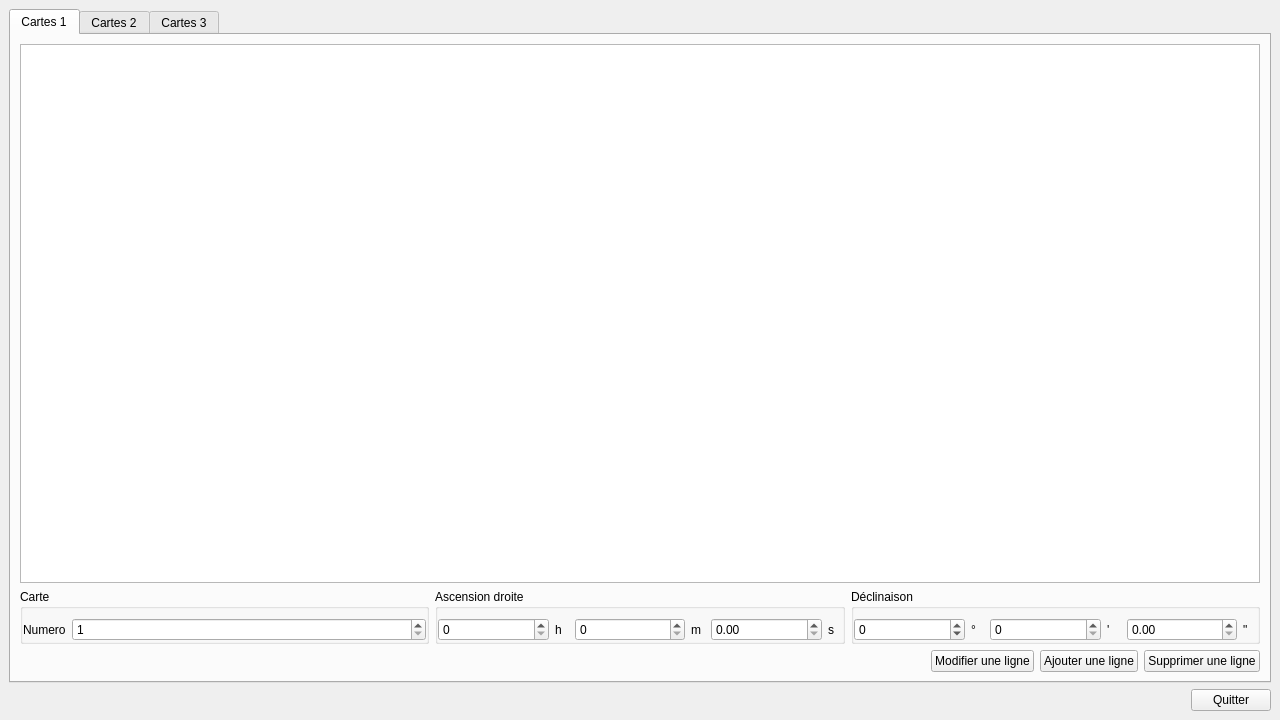
<?xml version="1.0" encoding="UTF-8"?>
<ui version="4.0">
 <class>mapsTable</class>
 <widget class="QWidget" name="mapsTable">
  <property name="geometry">
   <rect>
    <x>0</x>
    <y>0</y>
    <width>1280</width>
    <height>720</height>
   </rect>
  </property>
  <property name="windowTitle">
   <string>Editer les cartes</string>
  </property>
  <property name="windowIcon">
   <iconset resource="../ressources.qrc">
    <normaloff>:/Ressources/icons/icons8-edition-de-la-carte-96.png</normaloff>:/Ressources/icons/icons8-edition-de-la-carte-96.png</iconset>
  </property>
  <layout class="QVBoxLayout" name="verticalLayout_4">
   <property name="leftMargin">
    <number>9</number>
   </property>
   <property name="topMargin">
    <number>9</number>
   </property>
   <property name="rightMargin">
    <number>9</number>
   </property>
   <property name="bottomMargin">
    <number>9</number>
   </property>
   <item>
    <widget class="QTabWidget" name="tabWidget">
     <property name="currentIndex">
      <number>0</number>
     </property>
     <widget class="QWidget" name="tab1">
      <attribute name="title">
       <string>Cartes 1</string>
      </attribute>
      <layout class="QVBoxLayout" name="verticalLayout">
       <item>
        <widget class="QTableView" name="tableView">
         <property name="selectionMode">
          <enum>QAbstractItemView::SingleSelection</enum>
         </property>
         <property name="selectionBehavior">
          <enum>QAbstractItemView::SelectRows</enum>
         </property>
        </widget>
       </item>
       <item>
        <layout class="QHBoxLayout" name="horizontalLayout">
         <property name="leftMargin">
          <number>0</number>
         </property>
         <property name="rightMargin">
          <number>0</number>
         </property>
         <item>
          <widget class="QGroupBox" name="nameGroupBox">
           <property name="title">
            <string>Carte</string>
           </property>
           <layout class="QHBoxLayout" name="horizontalLayout_2" stretch="0,1">
            <property name="leftMargin">
             <number>0</number>
            </property>
            <property name="topMargin">
             <number>9</number>
            </property>
            <property name="rightMargin">
             <number>0</number>
            </property>
            <property name="bottomMargin">
             <number>0</number>
            </property>
            <item>
             <widget class="QLabel" name="nameLabel">
              <property name="text">
               <string>Numero</string>
              </property>
             </widget>
            </item>
            <item>
             <widget class="QSpinBox" name="nameSpinBox">
              <property name="minimum">
               <number>1</number>
              </property>
              <property name="maximum">
               <number>999</number>
              </property>
             </widget>
            </item>
           </layout>
          </widget>
         </item>
         <item>
          <widget class="QGroupBox" name="raGroupBox">
           <property name="title">
            <string>Ascension droite</string>
           </property>
           <layout class="QHBoxLayout" name="horizontalLayout_3" stretch="8,1,8,1,8,1">
            <property name="leftMargin">
             <number>0</number>
            </property>
            <property name="topMargin">
             <number>9</number>
            </property>
            <property name="rightMargin">
             <number>0</number>
            </property>
            <property name="bottomMargin">
             <number>0</number>
            </property>
            <item>
             <widget class="QSpinBox" name="raDegreeSpinBox">
              <property name="minimum">
               <number>0</number>
              </property>
              <property name="maximum">
               <number>23</number>
              </property>
             </widget>
            </item>
            <item>
             <widget class="QLabel" name="raHourLabel">
              <property name="text">
               <string>h</string>
              </property>
             </widget>
            </item>
            <item>
             <widget class="QSpinBox" name="raMinuteSpinBox">
              <property name="maximum">
               <number>59</number>
              </property>
             </widget>
            </item>
            <item>
             <widget class="QLabel" name="raMinuteLabel">
              <property name="text">
               <string>m</string>
              </property>
             </widget>
            </item>
            <item>
             <widget class="QDoubleSpinBox" name="raSecondDoubleSpinBox">
              <property name="locale">
               <locale language="English" country="UnitedStates"/>
              </property>
             </widget>
            </item>
            <item>
             <widget class="QLabel" name="raSecondLabel">
              <property name="text">
               <string>s</string>
              </property>
             </widget>
            </item>
           </layout>
          </widget>
         </item>
         <item>
          <widget class="QGroupBox" name="decGroupBox">
           <property name="title">
            <string>Déclinaison</string>
           </property>
           <layout class="QHBoxLayout" name="horizontalLayout_4" stretch="8,1,8,1,8,1">
            <property name="leftMargin">
             <number>0</number>
            </property>
            <property name="topMargin">
             <number>9</number>
            </property>
            <property name="rightMargin">
             <number>0</number>
            </property>
            <property name="bottomMargin">
             <number>0</number>
            </property>
            <item>
             <widget class="QSpinBox" name="decDegreeSpinBox">
              <property name="minimum">
               <number>-90</number>
              </property>
              <property name="maximum">
               <number>90</number>
              </property>
             </widget>
            </item>
            <item>
             <widget class="QLabel" name="decDegreeLabel">
              <property name="text">
               <string>°</string>
              </property>
             </widget>
            </item>
            <item>
             <widget class="QSpinBox" name="decMinuteSpinBox">
              <property name="maximum">
               <number>59</number>
              </property>
             </widget>
            </item>
            <item>
             <widget class="QLabel" name="decMinuteLabel">
              <property name="text">
               <string>'</string>
              </property>
             </widget>
            </item>
            <item>
             <widget class="QDoubleSpinBox" name="decSecondDoubleSpinBox">
              <property name="locale">
               <locale language="English" country="UnitedStates"/>
              </property>
              <property name="maximum">
               <double>59.990000000000002</double>
              </property>
             </widget>
            </item>
            <item>
             <widget class="QLabel" name="decSecondLabel">
              <property name="text">
               <string>&quot;</string>
              </property>
             </widget>
            </item>
           </layout>
          </widget>
         </item>
        </layout>
       </item>
       <item>
        <layout class="QHBoxLayout" name="horizontalLayout_14">
         <item>
          <spacer name="horizontalSpacer">
           <property name="orientation">
            <enum>Qt::Horizontal</enum>
           </property>
           <property name="sizeHint" stdset="0">
            <size>
             <width>40</width>
             <height>20</height>
            </size>
           </property>
          </spacer>
         </item>
         <item>
          <widget class="QPushButton" name="modifyPushButton">
           <property name="text">
            <string>Modifier une ligne</string>
           </property>
           <property name="icon">
            <iconset resource="../ressources.qrc">
             <normaloff>:/Ressources/icons/icons8-edit-row-96.png</normaloff>:/Ressources/icons/icons8-edit-row-96.png</iconset>
           </property>
          </widget>
         </item>
         <item>
          <widget class="QPushButton" name="addPushButton_1">
           <property name="text">
            <string>Ajouter une ligne</string>
           </property>
           <property name="icon">
            <iconset resource="../ressources.qrc">
             <normaloff>:/Ressources/icons/icons8-add-row-96.png</normaloff>:/Ressources/icons/icons8-add-row-96.png</iconset>
           </property>
          </widget>
         </item>
         <item>
          <widget class="QPushButton" name="removePushButton_1">
           <property name="text">
            <string>Supprimer une ligne</string>
           </property>
           <property name="icon">
            <iconset resource="../ressources.qrc">
             <normaloff>:/Ressources/icons/icons8-delete-row-96.png</normaloff>:/Ressources/icons/icons8-delete-row-96.png</iconset>
           </property>
          </widget>
         </item>
        </layout>
       </item>
      </layout>
     </widget>
     <widget class="QWidget" name="tab2">
      <attribute name="title">
       <string>Cartes 2</string>
      </attribute>
      <layout class="QVBoxLayout" name="verticalLayout_3">
       <item>
        <widget class="QTableView" name="tableView_2">
         <property name="selectionMode">
          <enum>QAbstractItemView::SingleSelection</enum>
         </property>
         <property name="selectionBehavior">
          <enum>QAbstractItemView::SelectRows</enum>
         </property>
        </widget>
       </item>
       <item>
        <layout class="QHBoxLayout" name="horizontalLayout_5">
         <item>
          <widget class="QGroupBox" name="nameGroupBox_2">
           <property name="title">
            <string>Carte</string>
           </property>
           <layout class="QHBoxLayout" name="horizontalLayout_6" stretch="0,1">
            <property name="leftMargin">
             <number>0</number>
            </property>
            <property name="topMargin">
             <number>9</number>
            </property>
            <property name="rightMargin">
             <number>0</number>
            </property>
            <property name="bottomMargin">
             <number>0</number>
            </property>
            <item>
             <widget class="QLabel" name="nameLabel_2">
              <property name="text">
               <string>Numero</string>
              </property>
             </widget>
            </item>
            <item>
             <widget class="QSpinBox" name="nameSpinBox_2">
              <property name="minimum">
               <number>1</number>
              </property>
              <property name="maximum">
               <number>999</number>
              </property>
             </widget>
            </item>
           </layout>
          </widget>
         </item>
         <item>
          <widget class="QGroupBox" name="raGroupBox_2">
           <property name="title">
            <string>Ascension droite</string>
           </property>
           <layout class="QHBoxLayout" name="horizontalLayout_7" stretch="8,1,8,1,8,1">
            <property name="leftMargin">
             <number>0</number>
            </property>
            <property name="topMargin">
             <number>9</number>
            </property>
            <property name="rightMargin">
             <number>0</number>
            </property>
            <property name="bottomMargin">
             <number>0</number>
            </property>
            <item>
             <widget class="QSpinBox" name="raDegreeSpinBox_2">
              <property name="maximum">
               <number>23</number>
              </property>
             </widget>
            </item>
            <item>
             <widget class="QLabel" name="raHourLabel_2">
              <property name="text">
               <string>h</string>
              </property>
             </widget>
            </item>
            <item>
             <widget class="QSpinBox" name="raMinuteSpinBox_2">
              <property name="maximum">
               <number>59</number>
              </property>
             </widget>
            </item>
            <item>
             <widget class="QLabel" name="raMinuteLabel_2">
              <property name="text">
               <string>m</string>
              </property>
             </widget>
            </item>
            <item>
             <widget class="QDoubleSpinBox" name="raSecondDoubleSpinBox_2">
              <property name="locale">
               <locale language="English" country="UnitedStates"/>
              </property>
              <property name="maximum">
               <double>59.990000000000002</double>
              </property>
             </widget>
            </item>
            <item>
             <widget class="QLabel" name="raSecondLabel_2">
              <property name="text">
               <string>s</string>
              </property>
             </widget>
            </item>
           </layout>
          </widget>
         </item>
         <item>
          <widget class="QGroupBox" name="decGroupBox_2">
           <property name="title">
            <string>Déclinaison</string>
           </property>
           <layout class="QHBoxLayout" name="horizontalLayout_8" stretch="8,1,8,1,8,1">
            <property name="leftMargin">
             <number>0</number>
            </property>
            <property name="topMargin">
             <number>9</number>
            </property>
            <property name="rightMargin">
             <number>0</number>
            </property>
            <property name="bottomMargin">
             <number>0</number>
            </property>
            <item>
             <widget class="QSpinBox" name="decDegreeSpinBox_2">
              <property name="minimum">
               <number>-90</number>
              </property>
              <property name="maximum">
               <number>90</number>
              </property>
             </widget>
            </item>
            <item>
             <widget class="QLabel" name="decDegreeLabel_2">
              <property name="text">
               <string>°</string>
              </property>
             </widget>
            </item>
            <item>
             <widget class="QSpinBox" name="decMinuteSpinBox_2">
              <property name="maximum">
               <number>59</number>
              </property>
             </widget>
            </item>
            <item>
             <widget class="QLabel" name="decMinuteLabel_2">
              <property name="text">
               <string>'</string>
              </property>
             </widget>
            </item>
            <item>
             <widget class="QDoubleSpinBox" name="decSecondDoubleSpinBox_2">
              <property name="locale">
               <locale language="English" country="UnitedStates"/>
              </property>
              <property name="maximum">
               <double>59.990000000000002</double>
              </property>
             </widget>
            </item>
            <item>
             <widget class="QLabel" name="decSecondLabel_2">
              <property name="text">
               <string>&quot;</string>
              </property>
             </widget>
            </item>
           </layout>
          </widget>
         </item>
        </layout>
       </item>
       <item>
        <layout class="QHBoxLayout" name="horizontalLayout_9">
         <item>
          <spacer name="horizontalSpacer_3">
           <property name="orientation">
            <enum>Qt::Horizontal</enum>
           </property>
           <property name="sizeHint" stdset="0">
            <size>
             <width>40</width>
             <height>20</height>
            </size>
           </property>
          </spacer>
         </item>
         <item>
          <widget class="QPushButton" name="modifyPushButton_2">
           <property name="text">
            <string>Modifier une ligne</string>
           </property>
           <property name="icon">
            <iconset resource="../ressources.qrc">
             <normaloff>:/Ressources/icons/icons8-edit-row-96.png</normaloff>:/Ressources/icons/icons8-edit-row-96.png</iconset>
           </property>
          </widget>
         </item>
         <item>
          <widget class="QPushButton" name="addPushButton_2">
           <property name="text">
            <string>Ajouter une ligne</string>
           </property>
           <property name="icon">
            <iconset resource="../ressources.qrc">
             <normaloff>:/Ressources/icons/icons8-add-row-96.png</normaloff>:/Ressources/icons/icons8-add-row-96.png</iconset>
           </property>
          </widget>
         </item>
         <item>
          <widget class="QPushButton" name="removePushButton_2">
           <property name="text">
            <string>Supprimer une ligne</string>
           </property>
           <property name="icon">
            <iconset resource="../ressources.qrc">
             <normaloff>:/Ressources/icons/icons8-delete-row-96.png</normaloff>:/Ressources/icons/icons8-delete-row-96.png</iconset>
           </property>
          </widget>
         </item>
        </layout>
       </item>
      </layout>
     </widget>
     <widget class="QWidget" name="tab3">
      <attribute name="title">
       <string>Cartes 3</string>
      </attribute>
      <layout class="QVBoxLayout" name="verticalLayout_2">
       <item>
        <widget class="QTableView" name="tableView_3">
         <property name="selectionMode">
          <enum>QAbstractItemView::SingleSelection</enum>
         </property>
         <property name="selectionBehavior">
          <enum>QAbstractItemView::SelectRows</enum>
         </property>
        </widget>
       </item>
       <item>
        <layout class="QHBoxLayout" name="horizontalLayout_10">
         <item>
          <widget class="QGroupBox" name="nameGroupBox_3">
           <property name="title">
            <string>Carte</string>
           </property>
           <layout class="QHBoxLayout" name="horizontalLayout_11" stretch="0,1">
            <property name="leftMargin">
             <number>0</number>
            </property>
            <property name="topMargin">
             <number>9</number>
            </property>
            <property name="rightMargin">
             <number>0</number>
            </property>
            <property name="bottomMargin">
             <number>0</number>
            </property>
            <item>
             <widget class="QLabel" name="nameLabel_3">
              <property name="text">
               <string>Numero</string>
              </property>
             </widget>
            </item>
            <item>
             <widget class="QSpinBox" name="nameSpinBox_3">
              <property name="minimum">
               <number>1</number>
              </property>
              <property name="maximum">
               <number>999</number>
              </property>
             </widget>
            </item>
           </layout>
          </widget>
         </item>
         <item>
          <widget class="QGroupBox" name="raGroupBox_3">
           <property name="title">
            <string>Ascension droite</string>
           </property>
           <layout class="QHBoxLayout" name="horizontalLayout_12" stretch="8,1,8,1,8,1">
            <property name="leftMargin">
             <number>0</number>
            </property>
            <property name="topMargin">
             <number>9</number>
            </property>
            <property name="rightMargin">
             <number>0</number>
            </property>
            <property name="bottomMargin">
             <number>0</number>
            </property>
            <item>
             <widget class="QSpinBox" name="raDegreeSpinBox_3"/>
            </item>
            <item>
             <widget class="QLabel" name="raHourLabel_3">
              <property name="text">
               <string>h</string>
              </property>
             </widget>
            </item>
            <item>
             <widget class="QSpinBox" name="raMinuteSpinBox_3"/>
            </item>
            <item>
             <widget class="QLabel" name="raMinuteLabel_3">
              <property name="text">
               <string>m</string>
              </property>
             </widget>
            </item>
            <item>
             <widget class="QDoubleSpinBox" name="raSecondDoubleSpinBox_3">
              <property name="locale">
               <locale language="English" country="UnitedStates"/>
              </property>
             </widget>
            </item>
            <item>
             <widget class="QLabel" name="raSecondLabel_3">
              <property name="text">
               <string>s</string>
              </property>
             </widget>
            </item>
           </layout>
          </widget>
         </item>
         <item>
          <widget class="QGroupBox" name="decGroupBox_3">
           <property name="title">
            <string>Déclinaison</string>
           </property>
           <layout class="QHBoxLayout" name="horizontalLayout_13" stretch="8,1,8,1,8,1">
            <property name="leftMargin">
             <number>0</number>
            </property>
            <property name="topMargin">
             <number>9</number>
            </property>
            <property name="rightMargin">
             <number>0</number>
            </property>
            <property name="bottomMargin">
             <number>0</number>
            </property>
            <item>
             <widget class="QSpinBox" name="decDegreeSpinBox_3">
              <property name="minimum">
               <number>-90</number>
              </property>
              <property name="maximum">
               <number>90</number>
              </property>
             </widget>
            </item>
            <item>
             <widget class="QLabel" name="decDegreeLabel_3">
              <property name="text">
               <string>°</string>
              </property>
             </widget>
            </item>
            <item>
             <widget class="QSpinBox" name="decMinuteSpinBox_3">
              <property name="maximum">
               <number>59</number>
              </property>
             </widget>
            </item>
            <item>
             <widget class="QLabel" name="decMinuteLabel_3">
              <property name="text">
               <string>'</string>
              </property>
             </widget>
            </item>
            <item>
             <widget class="QDoubleSpinBox" name="decSecondDoubleSpinBox_3">
              <property name="locale">
               <locale language="English" country="UnitedStates"/>
              </property>
              <property name="maximum">
               <double>59.990000000000002</double>
              </property>
             </widget>
            </item>
            <item>
             <widget class="QLabel" name="decSecondLabel_3">
              <property name="text">
               <string>&quot;</string>
              </property>
             </widget>
            </item>
           </layout>
          </widget>
         </item>
        </layout>
       </item>
       <item>
        <layout class="QHBoxLayout" name="horizontalLayout_16">
         <item>
          <spacer name="horizontalSpacer_4">
           <property name="orientation">
            <enum>Qt::Horizontal</enum>
           </property>
           <property name="sizeHint" stdset="0">
            <size>
             <width>40</width>
             <height>20</height>
            </size>
           </property>
          </spacer>
         </item>
         <item>
          <widget class="QPushButton" name="modifyPushButton_3">
           <property name="text">
            <string>Modifier une ligne</string>
           </property>
           <property name="icon">
            <iconset resource="../ressources.qrc">
             <normaloff>:/Ressources/icons/icons8-edit-row-96.png</normaloff>:/Ressources/icons/icons8-edit-row-96.png</iconset>
           </property>
          </widget>
         </item>
         <item>
          <widget class="QPushButton" name="addPushButton_3">
           <property name="text">
            <string>Ajouter une ligne</string>
           </property>
           <property name="icon">
            <iconset resource="../ressources.qrc">
             <normaloff>:/Ressources/icons/icons8-add-row-96.png</normaloff>:/Ressources/icons/icons8-add-row-96.png</iconset>
           </property>
          </widget>
         </item>
         <item>
          <widget class="QPushButton" name="removePushButton_3">
           <property name="text">
            <string>Supprimer une ligne</string>
           </property>
           <property name="icon">
            <iconset resource="../ressources.qrc">
             <normaloff>:/Ressources/icons/icons8-delete-row-96.png</normaloff>:/Ressources/icons/icons8-delete-row-96.png</iconset>
           </property>
          </widget>
         </item>
        </layout>
       </item>
      </layout>
     </widget>
    </widget>
   </item>
   <item>
    <layout class="QHBoxLayout" name="horizontalLayout_15">
     <item>
      <spacer name="horizontalSpacer_2">
       <property name="orientation">
        <enum>Qt::Horizontal</enum>
       </property>
       <property name="sizeHint" stdset="0">
        <size>
         <width>40</width>
         <height>20</height>
        </size>
       </property>
      </spacer>
     </item>
     <item>
      <widget class="QPushButton" name="quittPushButton">
       <property name="text">
        <string>Quitter</string>
       </property>
       <property name="icon">
        <iconset resource="../ressources.qrc">
         <normaloff>:/Ressources/icons/icons8-close-window-96.png</normaloff>:/Ressources/icons/icons8-close-window-96.png</iconset>
       </property>
      </widget>
     </item>
    </layout>
   </item>
  </layout>
 </widget>
 <resources>
  <include location="../ressources.qrc"/>
 </resources>
 <connections/>
</ui>
